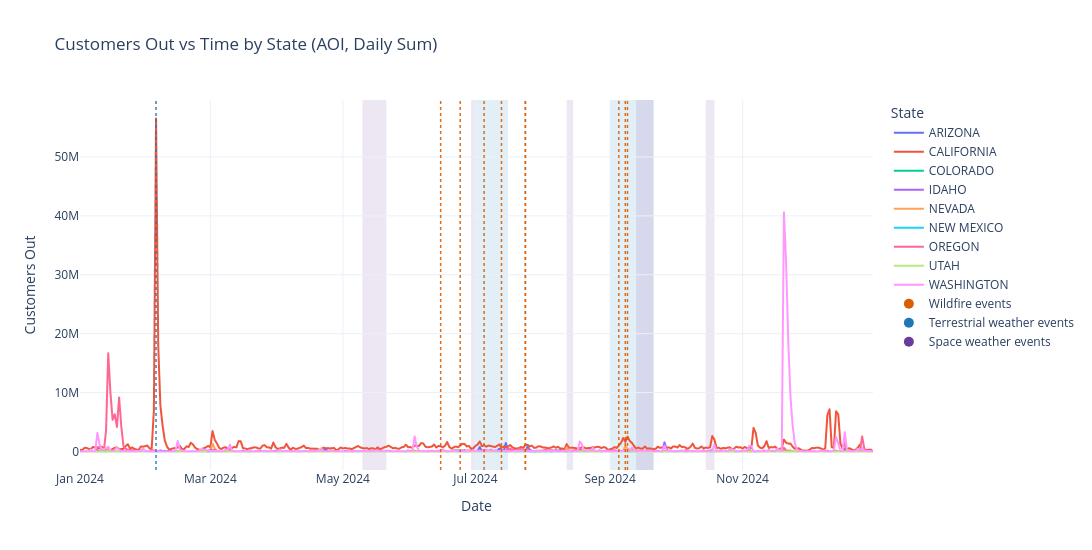
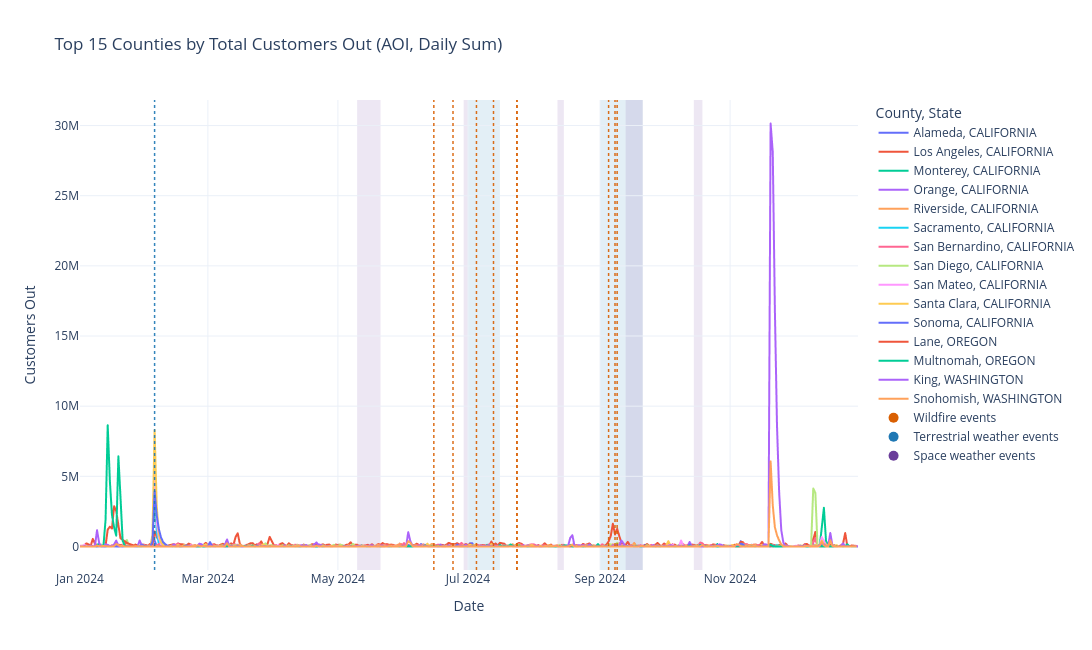

Notebook source saved alongside these figures, in order:
### Code cell
# Standardized schema: start_date, end_date, attribution, reference
columns = ["start_date", "end_date", "attribution", "reference"]

wildfire_dates = pd.DataFrame([
    {"start_date": "2024-06-15", "end_date": "2024-06-15", "attribution": "Post Fire", "reference": ""},
    {"start_date": "2024-06-24", "end_date": "2024-06-24", "attribution": "Fresno June Lightning Complex", "reference": ""},
    {"start_date": "2024-07-05", "end_date": "2024-07-05", "attribution": "Lake Fire", "reference": ""},
    {"start_date": "2024-07-13", "end_date": "2024-07-13", "attribution": "2024 SQF Lightning Complex", "reference": ""},
    {"start_date": "2024-07-24", "end_date": "2024-07-24", "attribution": "Park Fire", "reference": "https://www.fire.ca.gov/incidents/2024/7/24/park-fire"},
    {"start_date": "2024-07-24", "end_date": "2024-07-24", "attribution": "Borel Fire", "reference": ""},
    {"start_date": "2024-09-05", "end_date": "2024-09-05", "attribution": "Line Fire", "reference": ""},
    {"start_date": "2024-09-08", "end_date": "2024-09-08", "attribution": "Bridge Fire", "reference": ""},
    {"start_date": "2024-09-09", "end_date": "2024-09-09", "attribution": "Airport Fire", "reference": ""},
], columns=columns)

terrwx_dates = pd.DataFrame([
    {"start_date": "2024-02-05", "end_date": "2024-02-05", "attribution": "Atmospheric river", "reference": "https://www.reuters.com/world/us/atmospheric-river-storm-leaves-over-600000-still-without-power-california-2024-02-05/"},
    {"start_date": "2024-09-01", "end_date": "2024-09-20", "attribution": "Heat wave", "reference": "https://www.climate.gov/news-features/event-tracker/heat-wave-southern-california-and-southwest-early-september-2024"},
    {"start_date": "2024-07-01", "end_date": "2024-07-15", "attribution": "Heat wave", "reference": ""},
], columns=columns)

spwx_dates = pd.DataFrame([
    {"start_date": "2024-05-10", "end_date": "2024-05-20", "attribution": "Gannon storm", "reference": ""},
    {"start_date": "2024-06-29", "end_date": "2024-06-30", "attribution": "CME", "reference": ""},
    {"start_date": "2024-08-12", "end_date": "2024-08-14", "attribution": "CME", "reference": ""},
    {"start_date": "2024-09-13", "end_date": "2024-09-20", "attribution": "CME", "reference": ""},
    {"start_date": "2024-10-15", "end_date": "2024-10-18", "attribution": "CME", "reference": ""},
], columns=columns)

for df_ in [wildfire_dates, terrwx_dates, spwx_dates]:
    df_["start_date"] = pd.to_datetime(df_["start_date"])
    df_["end_date"] = pd.to_datetime(df_["end_date"])

def add_event_overlays(fig, events_df, color):
    for _, r in events_df.iterrows():
        s, e = r["start_date"], r["end_date"]
        if s.normalize() == e.normalize():
            # single-day event -> vertical bar
            fig.add_vline(x=s, line_width=1.5, line_dash="dot", line_color=color, opacity=0.9)
        else:
            # multi-day event -> shaded band
            fig.add_vrect(
                x0=s,
                x1=e + pd.Timedelta(days=1),  # include end day
                fillcolor=color,
                opacity=0.12,
                line_width=0,
                layer="below",
            )

# Apply overlays to existing plotly figures from prior cell
add_event_overlays(fig_state, wildfire_dates, "#d95f02")  # wildfire
add_event_overlays(fig_state, terrwx_dates,  "#1f78b4")   # terrestrial weather
add_event_overlays(fig_state, spwx_dates,    "#6a3d9a")   # space weather

add_event_overlays(fig_county, wildfire_dates, "#d95f02")
add_event_overlays(fig_county, terrwx_dates,  "#1f78b4")
add_event_overlays(fig_county, spwx_dates,    "#6a3d9a")

# Legend proxies for event categories
for fig in [fig_state, fig_county]:
    fig.add_scatter(x=[None], y=[None], mode="markers", marker=dict(size=10, color="#d95f02"), name="Wildfire events")
    fig.add_scatter(x=[None], y=[None], mode="markers", marker=dict(size=10, color="#1f78b4"), name="Terrestrial weather events")
    fig.add_scatter(x=[None], y=[None], mode="markers", marker=dict(size=10, color="#6a3d9a"), name="Space weather events")

fig_state.show()
fig_county.show()

display(wildfire_dates)
display(terrwx_dates)
display(spwx_dates)

### Figure 1 — Plotly figure (JSON) as saved in the notebook; plotly's stock layout.template omitted (floating-point values rounded to 4 significant figures; data arrays with more than 128 entries replaced by an {"elided": "..."} marker saying what was removed)
{"data": [{"hovertemplate": "State=ARIZONA<br>Date=%{x}<br>Customers Out=%{y}<extra></extra>", "legendgroup": "ARIZONA", "line": {"color": "#636efa", "dash": "solid"}, "marker": {"symbol": "circle"}, "mode": "lines", "name": "ARIZONA", "showlegend": true, "type": "scattergl", "x": {"elided": "366 str values"}, "xaxis": "x", "y": {"elided": "366 int values"}, "yaxis": "y"}, {"hovertemplate": "State=CALIFORNIA<br>Date=%{x}<br>Customers Out=%{y}<extra></extra>", "legendgroup": "CALIFORNIA", "line": {"color": "#EF553B", "dash": "solid"}, "marker": {"symbol": "circle"}, "mode": "lines", "name": "CALIFORNIA", "showlegend": true, "type": "scattergl", "x": {"elided": "366 str values"}, "xaxis": "x", "y": {"elided": "366 int values"}, "yaxis": "y"}, {"hovertemplate": "State=COLORADO<br>Date=%{x}<br>Customers Out=%{y}<extra></extra>", "legendgroup": "COLORADO", "line": {"color": "#00cc96", "dash": "solid"}, "marker": {"symbol": "circle"}, "mode": "lines", "name": "COLORADO", "showlegend": true, "type": "scattergl", "x": ["2024-07-14T00:00:00.000000000", "2024-08-27T00:00:00.000000000"], "xaxis": "x", "y": [0, 0], "yaxis": "y"}, {"hovertemplate": "State=IDAHO<br>Date=%{x}<br>Customers Out=%{y}<extra></extra>", "legendgroup": "IDAHO", "line": {"color": "#ab63fa", "dash": "solid"}, "marker": {"symbol": "circle"}, "mode": "lines", "name": "IDAHO", "showlegend": true, "type": "scattergl", "x": {"elided": "365 str values"}, "xaxis": "x", "y": {"elided": "365 int values"}, "yaxis": "y"}, {"hovertemplate": "State=NEVADA<br>Date=%{x}<br>Customers Out=%{y}<extra></extra>", "legendgroup": "NEVADA", "line": {"color": "#FFA15A", "dash": "solid"}, "marker": {"symbol": "circle"}, "mode": "lines", "name": "NEVADA", "showlegend": true, "type": "scattergl", "x": {"elided": "366 str values"}, "xaxis": "x", "y": {"elided": "366 int values"}, "yaxis": "y"}, {"hovertemplate": "State=NEW MEXICO<br>Date=%{x}<br>Customers Out=%{y}<extra></extra>", "legendgroup": "NEW MEXICO", "line": {"color": "#19d3f3", "dash": "solid"}, "marker": {"symbol": "circle"}, "mode": "lines", "name": "NEW MEXICO", "showlegend": true, "type": "scattergl", "x": {"elided": "363 str values"}, "xaxis": "x", "y": {"elided": "363 int values"}, "yaxis": "y"}, {"hovertemplate": "State=OREGON<br>Date=%{x}<br>Customers Out=%{y}<extra></extra>", "legendgroup": "OREGON", "line": {"color": "#FF6692", "dash": "solid"}, "marker": {"symbol": "circle"}, "mode": "lines", "name": "OREGON", "showlegend": true, "type": "scattergl", "x": {"elided": "366 str values"}, "xaxis": "x", "y": {"elided": "366 int values"}, "yaxis": "y"}, {"hovertemplate": "State=UTAH<br>Date=%{x}<br>Customers Out=%{y}<extra></extra>", "legendgroup": "UTAH", "line": {"color": "#B6E880", "dash": "solid"}, "marker": {"symbol": "circle"}, "mode": "lines", "name": "UTAH", "showlegend": true, "type": "scattergl", "x": {"elided": "366 str values"}, "xaxis": "x", "y": {"elided": "366 int values"}, "yaxis": "y"}, {"hovertemplate": "State=WASHINGTON<br>Date=%{x}<br>Customers Out=%{y}<extra></extra>", "legendgroup": "WASHINGTON", "line": {"color": "#FF97FF", "dash": "solid"}, "marker": {"symbol": "circle"}, "mode": "lines", "name": "WASHINGTON", "showlegend": true, "type": "scattergl", "x": {"elided": "366 str values"}, "xaxis": "x", "y": {"elided": "366 int values"}, "yaxis": "y"}, {"marker": {"color": "#d95f02", "size": 10}, "mode": "markers", "name": "Wildfire events", "type": "scatter", "x": [null], "y": [null]}, {"marker": {"color": "#1f78b4", "size": 10}, "mode": "markers", "name": "Terrestrial weather events", "type": "scatter", "x": [null], "y": [null]}, {"marker": {"color": "#6a3d9a", "size": 10}, "mode": "markers", "name": "Space weather events", "type": "scatter", "x": [null], "y": [null]}], "layout": {"height": 550, "hovermode": "x unified", "legend": {"title": {"text": "State"}, "tracegroupgap": 0}, "shapes": [{"line": {"color": "#d95f02", "dash": "dot", "width": 1.5}, "opacity": 0.9, "type": "line", "x0": "2024-06-15T00:00:00", "x1": "2024-06-15T00:00:00", "xref": "x", "y0": 0, "y1": 1, "yref": "y domain"}, {"line": {"color": "#d95f02", "dash": "dot", "width": 1.5}, "opacity": 0.9, "type": "line", "x0": "2024-06-24T00:00:00", "x1": "2024-06-24T00:00:00", "xref": "x", "y0": 0, "y1": 1, "yref": "y domain"}, {"line": {"color": "#d95f02", "dash": "dot", "width": 1.5}, "opacity": 0.9, "type": "line", "x0": "2024-07-05T00:00:00", "x1": "2024-07-05T00:00:00", "xref": "x", "y0": 0, "y1": 1, "yref": "y domain"}, {"line": {"color": "#d95f02", "dash": "dot", "width": 1.5}, "opacity": 0.9, "type": "line", "x0": "2024-07-13T00:00:00", "x1": "2024-07-13T00:00:00", "xref": "x", "y0": 0, "y1": 1, "yref": "y domain"}, {"line": {"color": "#d95f02", "dash": "dot", "width": 1.5}, "opacity": 0.9, "type": "line", "x0": "2024-07-24T00:00:00", "x1": "2024-07-24T00:00:00", "xref": "x", "y0": 0, "y1": 1, "yref": "y domain"}, {"line": {"color": "#d95f02", "dash": "dot", "width": 1.5}, "opacity": 0.9, "type": "line", "x0": "2024-07-24T00:00:00", "x1": "2024-07-24T00:00:00", "xref": "x", "y0": 0, "y1": 1, "yref": "y domain"}, {"line": {"color": "#d95f02", "dash": "dot", "width": 1.5}, "opacity": 0.9, "type": "line", "x0": "2024-09-05T00:00:00", "x1": "2024-09-05T00:00:00", "xref": "x", "y0": 0, "y1": 1, "yref": "y domain"}, {"line": {"color": "#d95f02", "dash": "dot", "width": 1.5}, "opacity": 0.9, "type": "line", "x0": "2024-09-08T00:00:00", "x1": "2024-09-08T00:00:00", "xref": "x", "y0": 0, "y1": 1, "yref": "y domain"}, {"line": {"color": "#d95f02", "dash": "dot", "width": 1.5}, "opacity": 0.9, "type": "line", "x0": "2024-09-09T00:00:00", "x1": "2024-09-09T00:00:00", "xref": "x", "y0": 0, "y1": 1, "yref": "y domain"}, {"line": {"color": "#1f78b4", "dash": "dot", "width": 1.5}, "opacity": 0.9, "type": "line", "x0": "2024-02-05T00:00:00", "x1": "2024-02-05T00:00:00", "xref": "x", "y0": 0, "y1": 1, "yref": "y domain"}, {"fillcolor": "#1f78b4", "layer": "below", "line": {"width": 0}, "opacity": 0.12, "type": "rect", "x0": "2024-09-01T00:00:00", "x1": "2024-09-21T00:00:00", "xref": "x", "y0": 0, "y1": 1, "yref": "y domain"}, {"fillcolor": "#1f78b4", "layer": "below", "line": {"width": 0}, "opacity": 0.12, "type": "rect", "x0": "2024-07-01T00:00:00", "x1": "2024-07-16T00:00:00", "xref": "x", "y0": 0, "y1": 1, "yref": "y domain"}, {"fillcolor": "#6a3d9a", "layer": "below", "line": {"width": 0}, "opacity": 0.12, "type": "rect", "x0": "2024-05-10T00:00:00", "x1": "2024-05-21T00:00:00", "xref": "x", "y0": 0, "y1": 1, "yref": "y domain"}, {"fillcolor": "#6a3d9a", "layer": "below", "line": {"width": 0}, "opacity": 0.12, "type": "rect", "x0": "2024-06-29T00:00:00", "x1": "2024-07-01T00:00:00", "xref": "x", "y0": 0, "y1": 1, "yref": "y domain"}, {"fillcolor": "#6a3d9a", "layer": "below", "line": {"width": 0}, "opacity": 0.12, "type": "rect", "x0": "2024-08-12T00:00:00", "x1": "2024-08-15T00:00:00", "xref": "x", "y0": 0, "y1": 1, "yref": "y domain"}, {"fillcolor": "#6a3d9a", "layer": "below", "line": {"width": 0}, "opacity": 0.12, "type": "rect", "x0": "2024-09-13T00:00:00", "x1": "2024-09-21T00:00:00", "xref": "x", "y0": 0, "y1": 1, "yref": "y domain"}, {"fillcolor": "#6a3d9a", "layer": "below", "line": {"width": 0}, "opacity": 0.12, "type": "rect", "x0": "2024-10-15T00:00:00", "x1": "2024-10-19T00:00:00", "xref": "x", "y0": 0, "y1": 1, "yref": "y domain"}], "title": {"text": "Customers Out vs Time by State (AOI, Daily Sum)"}, "width": 1200, "xaxis": {"anchor": "y", "domain": [0, 1], "title": {"text": "Date"}}, "yaxis": {"anchor": "x", "domain": [0, 1], "title": {"text": "Customers Out"}}}}

### Figure 2 — Plotly figure (JSON) as saved in the notebook; plotly's stock layout.template omitted (floating-point values rounded to 4 significant figures; data arrays with more than 128 entries replaced by an {"elided": "..."} marker saying what was removed)
{"data": [{"hovertemplate": "County, State=Alameda, CALIFORNIA<br>Date=%{x}<br>Customers Out=%{y}<extra></extra>", "legendgroup": "Alameda, CALIFORNIA", "line": {"color": "#636efa", "dash": "solid"}, "marker": {"symbol": "circle"}, "mode": "lines", "name": "Alameda, CALIFORNIA", "showlegend": true, "type": "scattergl", "x": {"elided": "366 str values"}, "xaxis": "x", "y": {"elided": "366 int values"}, "yaxis": "y"}, {"hovertemplate": "County, State=Los Angeles, CALIFORNIA<br>Date=%{x}<br>Customers Out=%{y}<extra></extra>", "legendgroup": "Los Angeles, CALIFORNIA", "line": {"color": "#EF553B", "dash": "solid"}, "marker": {"symbol": "circle"}, "mode": "lines", "name": "Los Angeles, CALIFORNIA", "showlegend": true, "type": "scattergl", "x": {"elided": "366 str values"}, "xaxis": "x", "y": {"elided": "366 int values"}, "yaxis": "y"}, {"hovertemplate": "County, State=Monterey, CALIFORNIA<br>Date=%{x}<br>Customers Out=%{y}<extra></extra>", "legendgroup": "Monterey, CALIFORNIA", "line": {"color": "#00cc96", "dash": "solid"}, "marker": {"symbol": "circle"}, "mode": "lines", "name": "Monterey, CALIFORNIA", "showlegend": true, "type": "scattergl", "x": {"elided": "366 str values"}, "xaxis": "x", "y": {"elided": "366 int values"}, "yaxis": "y"}, {"hovertemplate": "County, State=Orange, CALIFORNIA<br>Date=%{x}<br>Customers Out=%{y}<extra></extra>", "legendgroup": "Orange, CALIFORNIA", "line": {"color": "#ab63fa", "dash": "solid"}, "marker": {"symbol": "circle"}, "mode": "lines", "name": "Orange, CALIFORNIA", "showlegend": true, "type": "scattergl", "x": {"elided": "366 str values"}, "xaxis": "x", "y": {"elided": "366 int values"}, "yaxis": "y"}, {"hovertemplate": "County, State=Riverside, CALIFORNIA<br>Date=%{x}<br>Customers Out=%{y}<extra></extra>", "legendgroup": "Riverside, CALIFORNIA", "line": {"color": "#FFA15A", "dash": "solid"}, "marker": {"symbol": "circle"}, "mode": "lines", "name": "Riverside, CALIFORNIA", "showlegend": true, "type": "scattergl", "x": {"elided": "365 str values"}, "xaxis": "x", "y": {"elided": "365 int values"}, "yaxis": "y"}, {"hovertemplate": "County, State=Sacramento, CALIFORNIA<br>Date=%{x}<br>Customers Out=%{y}<extra></extra>", "legendgroup": "Sacramento, CALIFORNIA", "line": {"color": "#19d3f3", "dash": "solid"}, "marker": {"symbol": "circle"}, "mode": "lines", "name": "Sacramento, CALIFORNIA", "showlegend": true, "type": "scattergl", "x": {"elided": "366 str values"}, "xaxis": "x", "y": {"elided": "366 int values"}, "yaxis": "y"}, {"hovertemplate": "County, State=San Bernardino, CALIFORNIA<br>Date=%{x}<br>Customers Out=%{y}<extra></extra>", "legendgroup": "San Bernardino, CALIFORNIA", "line": {"color": "#FF6692", "dash": "solid"}, "marker": {"symbol": "circle"}, "mode": "lines", "name": "San Bernardino, CALIFORNIA", "showlegend": true, "type": "scattergl", "x": {"elided": "366 str values"}, "xaxis": "x", "y": {"elided": "366 int values"}, "yaxis": "y"}, {"hovertemplate": "County, State=San Diego, CALIFORNIA<br>Date=%{x}<br>Customers Out=%{y}<extra></extra>", "legendgroup": "San Diego, CALIFORNIA", "line": {"color": "#B6E880", "dash": "solid"}, "marker": {"symbol": "circle"}, "mode": "lines", "name": "San Diego, CALIFORNIA", "showlegend": true, "type": "scattergl", "x": {"elided": "364 str values"}, "xaxis": "x", "y": {"elided": "364 int values"}, "yaxis": "y"}, {"hovertemplate": "County, State=San Mateo, CALIFORNIA<br>Date=%{x}<br>Customers Out=%{y}<extra></extra>", "legendgroup": "San Mateo, CALIFORNIA", "line": {"color": "#FF97FF", "dash": "solid"}, "marker": {"symbol": "circle"}, "mode": "lines", "name": "San Mateo, CALIFORNIA", "showlegend": true, "type": "scattergl", "x": {"elided": "366 str values"}, "xaxis": "x", "y": {"elided": "366 int values"}, "yaxis": "y"}, {"hovertemplate": "County, State=Santa Clara, CALIFORNIA<br>Date=%{x}<br>Customers Out=%{y}<extra></extra>", "legendgroup": "Santa Clara, CALIFORNIA", "line": {"color": "#FECB52", "dash": "solid"}, "marker": {"symbol": "circle"}, "mode": "lines", "name": "Santa Clara, CALIFORNIA", "showlegend": true, "type": "scattergl", "x": {"elided": "366 str values"}, "xaxis": "x", "y": {"elided": "366 int values"}, "yaxis": "y"}, {"hovertemplate": "County, State=Sonoma, CALIFORNIA<br>Date=%{x}<br>Customers Out=%{y}<extra></extra>", "legendgroup": "Sonoma, CALIFORNIA", "line": {"color": "#636efa", "dash": "solid"}, "marker": {"symbol": "circle"}, "mode": "lines", "name": "Sonoma, CALIFORNIA", "showlegend": true, "type": "scattergl", "x": {"elided": "366 str values"}, "xaxis": "x", "y": {"elided": "366 int values"}, "yaxis": "y"}, {"hovertemplate": "County, State=Lane, OREGON<br>Date=%{x}<br>Customers Out=%{y}<extra></extra>", "legendgroup": "Lane, OREGON", "line": {"color": "#EF553B", "dash": "solid"}, "marker": {"symbol": "circle"}, "mode": "lines", "name": "Lane, OREGON", "showlegend": true, "type": "scattergl", "x": {"elided": "366 str values"}, "xaxis": "x", "y": {"elided": "366 int values"}, "yaxis": "y"}, {"hovertemplate": "County, State=Multnomah, OREGON<br>Date=%{x}<br>Customers Out=%{y}<extra></extra>", "legendgroup": "Multnomah, OREGON", "line": {"color": "#00cc96", "dash": "solid"}, "marker": {"symbol": "circle"}, "mode": "lines", "name": "Multnomah, OREGON", "showlegend": true, "type": "scattergl", "x": {"elided": "366 str values"}, "xaxis": "x", "y": {"elided": "366 int values"}, "yaxis": "y"}, {"hovertemplate": "County, State=King, WASHINGTON<br>Date=%{x}<br>Customers Out=%{y}<extra></extra>", "legendgroup": "King, WASHINGTON", "line": {"color": "#ab63fa", "dash": "solid"}, "marker": {"symbol": "circle"}, "mode": "lines", "name": "King, WASHINGTON", "showlegend": true, "type": "scattergl", "x": {"elided": "366 str values"}, "xaxis": "x", "y": {"elided": "366 int values"}, "yaxis": "y"}, {"hovertemplate": "County, State=Snohomish, WASHINGTON<br>Date=%{x}<br>Customers Out=%{y}<extra></extra>", "legendgroup": "Snohomish, WASHINGTON", "line": {"color": "#FFA15A", "dash": "solid"}, "marker": {"symbol": "circle"}, "mode": "lines", "name": "Snohomish, WASHINGTON", "showlegend": true, "type": "scattergl", "x": {"elided": "365 str values"}, "xaxis": "x", "y": {"elided": "365 int values"}, "yaxis": "y"}, {"marker": {"color": "#d95f02", "size": 10}, "mode": "markers", "name": "Wildfire events", "type": "scatter", "x": [null], "y": [null]}, {"marker": {"color": "#1f78b4", "size": 10}, "mode": "markers", "name": "Terrestrial weather events", "type": "scatter", "x": [null], "y": [null]}, {"marker": {"color": "#6a3d9a", "size": 10}, "mode": "markers", "name": "Space weather events", "type": "scatter", "x": [null], "y": [null]}], "layout": {"height": 650, "hovermode": "x unified", "legend": {"title": {"text": "County, State"}, "tracegroupgap": 0}, "shapes": [{"line": {"color": "#d95f02", "dash": "dot", "width": 1.5}, "opacity": 0.9, "type": "line", "x0": "2024-06-15T00:00:00", "x1": "2024-06-15T00:00:00", "xref": "x", "y0": 0, "y1": 1, "yref": "y domain"}, {"line": {"color": "#d95f02", "dash": "dot", "width": 1.5}, "opacity": 0.9, "type": "line", "x0": "2024-06-24T00:00:00", "x1": "2024-06-24T00:00:00", "xref": "x", "y0": 0, "y1": 1, "yref": "y domain"}, {"line": {"color": "#d95f02", "dash": "dot", "width": 1.5}, "opacity": 0.9, "type": "line", "x0": "2024-07-05T00:00:00", "x1": "2024-07-05T00:00:00", "xref": "x", "y0": 0, "y1": 1, "yref": "y domain"}, {"line": {"color": "#d95f02", "dash": "dot", "width": 1.5}, "opacity": 0.9, "type": "line", "x0": "2024-07-13T00:00:00", "x1": "2024-07-13T00:00:00", "xref": "x", "y0": 0, "y1": 1, "yref": "y domain"}, {"line": {"color": "#d95f02", "dash": "dot", "width": 1.5}, "opacity": 0.9, "type": "line", "x0": "2024-07-24T00:00:00", "x1": "2024-07-24T00:00:00", "xref": "x", "y0": 0, "y1": 1, "yref": "y domain"}, {"line": {"color": "#d95f02", "dash": "dot", "width": 1.5}, "opacity": 0.9, "type": "line", "x0": "2024-07-24T00:00:00", "x1": "2024-07-24T00:00:00", "xref": "x", "y0": 0, "y1": 1, "yref": "y domain"}, {"line": {"color": "#d95f02", "dash": "dot", "width": 1.5}, "opacity": 0.9, "type": "line", "x0": "2024-09-05T00:00:00", "x1": "2024-09-05T00:00:00", "xref": "x", "y0": 0, "y1": 1, "yref": "y domain"}, {"line": {"color": "#d95f02", "dash": "dot", "width": 1.5}, "opacity": 0.9, "type": "line", "x0": "2024-09-08T00:00:00", "x1": "2024-09-08T00:00:00", "xref": "x", "y0": 0, "y1": 1, "yref": "y domain"}, {"line": {"color": "#d95f02", "dash": "dot", "width": 1.5}, "opacity": 0.9, "type": "line", "x0": "2024-09-09T00:00:00", "x1": "2024-09-09T00:00:00", "xref": "x", "y0": 0, "y1": 1, "yref": "y domain"}, {"line": {"color": "#1f78b4", "dash": "dot", "width": 1.5}, "opacity": 0.9, "type": "line", "x0": "2024-02-05T00:00:00", "x1": "2024-02-05T00:00:00", "xref": "x", "y0": 0, "y1": 1, "yref": "y domain"}, {"fillcolor": "#1f78b4", "layer": "below", "line": {"width": 0}, "opacity": 0.12, "type": "rect", "x0": "2024-09-01T00:00:00", "x1": "2024-09-21T00:00:00", "xref": "x", "y0": 0, "y1": 1, "yref": "y domain"}, {"fillcolor": "#1f78b4", "layer": "below", "line": {"width": 0}, "opacity": 0.12, "type": "rect", "x0": "2024-07-01T00:00:00", "x1": "2024-07-16T00:00:00", "xref": "x", "y0": 0, "y1": 1, "yref": "y domain"}, {"fillcolor": "#6a3d9a", "layer": "below", "line": {"width": 0}, "opacity": 0.12, "type": "rect", "x0": "2024-05-10T00:00:00", "x1": "2024-05-21T00:00:00", "xref": "x", "y0": 0, "y1": 1, "yref": "y domain"}, {"fillcolor": "#6a3d9a", "layer": "below", "line": {"width": 0}, "opacity": 0.12, "type": "rect", "x0": "2024-06-29T00:00:00", "x1": "2024-07-01T00:00:00", "xref": "x", "y0": 0, "y1": 1, "yref": "y domain"}, {"fillcolor": "#6a3d9a", "layer": "below", "line": {"width": 0}, "opacity": 0.12, "type": "rect", "x0": "2024-08-12T00:00:00", "x1": "2024-08-15T00:00:00", "xref": "x", "y0": 0, "y1": 1, "yref": "y domain"}, {"fillcolor": "#6a3d9a", "layer": "below", "line": {"width": 0}, "opacity": 0.12, "type": "rect", "x0": "2024-09-13T00:00:00", "x1": "2024-09-21T00:00:00", "xref": "x", "y0": 0, "y1": 1, "yref": "y domain"}, {"fillcolor": "#6a3d9a", "layer": "below", "line": {"width": 0}, "opacity": 0.12, "type": "rect", "x0": "2024-10-15T00:00:00", "x1": "2024-10-19T00:00:00", "xref": "x", "y0": 0, "y1": 1, "yref": "y domain"}], "title": {"text": "Top 15 Counties by Total Customers Out (AOI, Daily Sum)"}, "width": 1200, "xaxis": {"anchor": "y", "domain": [0, 1], "title": {"text": "Date"}}, "yaxis": {"anchor": "x", "domain": [0, 1], "title": {"text": "Customers Out"}}}}
